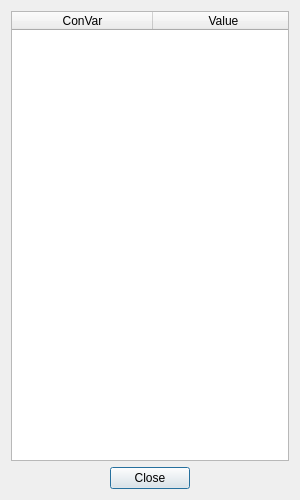
<?xml version="1.0" encoding="UTF-8"?>
<ui version="4.0">
 <class>RulesDialog</class>
 <widget class="QDialog" name="RulesDialog">
  <property name="geometry">
   <rect>
    <x>0</x>
    <y>0</y>
    <width>300</width>
    <height>500</height>
   </rect>
  </property>
  <property name="minimumSize">
   <size>
    <width>130</width>
    <height>200</height>
   </size>
  </property>
  <property name="windowTitle">
   <string>ConVar list</string>
  </property>
  <property name="windowIcon">
   <iconset resource="resources.qrc">
    <normaloff>:/res/icon/icon.ico</normaloff>:/res/icon/icon.ico</iconset>
  </property>
  <property name="locale">
   <locale language="English" country="UnitedStates"/>
  </property>
  <layout class="QVBoxLayout" name="verticalLayout">
   <item>
    <widget class="QTableWidget" name="tableRules">
     <property name="horizontalScrollBarPolicy">
      <enum>Qt::ScrollBarAlwaysOff</enum>
     </property>
     <property name="alternatingRowColors">
      <bool>true</bool>
     </property>
     <property name="selectionMode">
      <enum>QAbstractItemView::SingleSelection</enum>
     </property>
     <property name="selectionBehavior">
      <enum>QAbstractItemView::SelectRows</enum>
     </property>
     <property name="sortingEnabled">
      <bool>true</bool>
     </property>
     <attribute name="horizontalHeaderMinimumSectionSize">
      <number>30</number>
     </attribute>
     <attribute name="horizontalHeaderDefaultSectionSize">
      <number>141</number>
     </attribute>
     <column>
      <property name="text">
       <string>ConVar</string>
      </property>
     </column>
     <column>
      <property name="text">
       <string>Value</string>
      </property>
     </column>
    </widget>
   </item>
   <item>
    <layout class="QHBoxLayout" name="horizontalLayout">
     <property name="topMargin">
      <number>0</number>
     </property>
     <item>
      <spacer name="horizontalSpacer">
       <property name="orientation">
        <enum>Qt::Horizontal</enum>
       </property>
       <property name="sizeHint" stdset="0">
        <size>
         <width>40</width>
         <height>20</height>
        </size>
       </property>
      </spacer>
     </item>
     <item>
      <widget class="QPushButton" name="buttonClose">
       <property name="text">
        <string>Close</string>
       </property>
      </widget>
     </item>
     <item>
      <spacer name="horizontalSpacer_2">
       <property name="orientation">
        <enum>Qt::Horizontal</enum>
       </property>
       <property name="sizeHint" stdset="0">
        <size>
         <width>40</width>
         <height>20</height>
        </size>
       </property>
      </spacer>
     </item>
    </layout>
   </item>
  </layout>
 </widget>
 <resources>
  <include location="resources.qrc"/>
 </resources>
 <connections>
  <connection>
   <sender>buttonClose</sender>
   <signal>clicked()</signal>
   <receiver>RulesDialog</receiver>
   <slot>close()</slot>
   <hints>
    <hint type="sourcelabel">
     <x>187</x>
     <y>508</y>
    </hint>
    <hint type="destinationlabel">
     <x>187</x>
     <y>264</y>
    </hint>
   </hints>
  </connection>
 </connections>
</ui>
